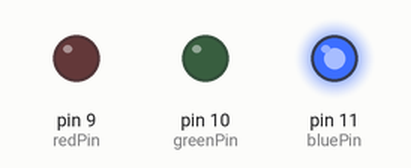
This sketch was run on a simulated Arduino Uno, built with avr-gcc and run on an emulated ATmega328P. On the bench: output pins drawn as LEDs (lit = HIGH).

Above: at 0.1 s.
Timing chart, 0 to 1.6 s (numbered marks = the images above):
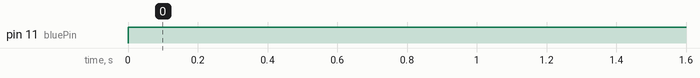

Measured:
- by itself, pin 11 (bluePin): LOW → HIGH at 0.00 s

The sketch:

color_ting.ino
```cpp
/* ayy lmao
 *
 */


const int redPin = 9 ;
const int greenPin = 10;
const int bluePin = 11;

void setup() {
  // put your setup code here, to run once:
   //pinMode(ledPin, OUTPUT);
   pinMode(redPin, OUTPUT);
   pinMode(greenPin,OUTPUT);
   pinMode(bluePin, OUTPUT);

}

void loop() {
  // put your main code here, to run repeatedly:

  analogWrite (redPin, 0  );
  analogWrite(greenPin, 0  );
  analogWrite(bluePin, 255);


}
/*
void setup() {

  pinMode(13, OUTPUT);      // Set pin 13 to output

}


void loop() {

  digitalWrite(13, HIGH);   // Turn on the LED

  delay(2000);              // Wait for two seconds

  digitalWrite(13, LOW);    // Turn off the LED

  delay(2000);              // Wait for two seconds

}
*/
```
